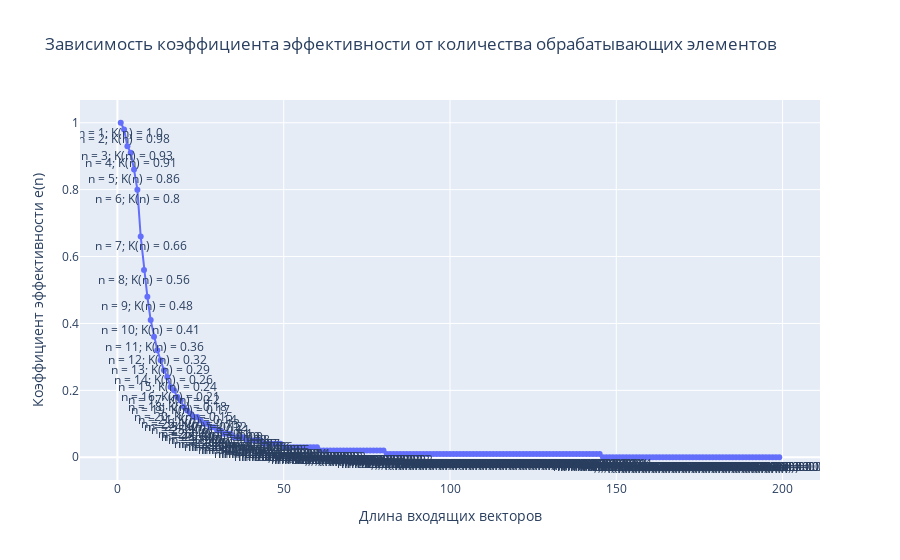

Notebook code cell kept with this figure:
### Code cell
# Efficency coefficient graphic (dependence on proceccing elems, based on 20 size num vector)
vector_size = 20
x_vector = []
y_vector = []
for i in range(1, 200):
    vector_1 = [random.randint(0, 63) for _ in range(vector_size)]
    vector_2 = [random.randint(0, 63) for _ in range(vector_size)]
    seq_pipeline = ArithmeticPipeline(vector_1, vector_2, 1, 6)
    par_pipeline = ArithmeticPipeline(vector_1, vector_2, i, 6)
    while seq_pipeline.is_busy:
        seq_pipeline.tact()
    while par_pipeline.is_busy:
        par_pipeline.tact()
    x_vector.append(i)
    y_vector.append(round(seq_pipeline.status['tacts_done'] / 
                          (par_pipeline.status['tacts_done'] * i), 2))
fig = go.Figure()
fig.add_trace(
    go.Scatter(x=x_vector, y=y_vector, mode='lines+markers+text',
               text=[f'n = {n}; K(n) = {y}' for n, y in enumerate(y_vector, 1)],
               textposition='bottom center')
)
fig.update_layout(title_text='Зависимость коэффициента эффективности от количества обрабатывающих элементов')
fig.update_xaxes(title_text='Длина входящих векторов')
fig.update_yaxes(title_text='Коэффициент эффективности e(n)')
fig.show(width=1280, height=720, autosize=True)

### Figure 1 — Plotly figure (JSON) as saved in the notebook; plotly's stock layout.template omitted (floating-point values rounded to 4 significant figures; data arrays with more than 128 entries replaced by an {"elided": "..."} marker saying what was removed)
{"data": [{"mode": "lines+markers+text", "text": {"elided": "199 str values"}, "textposition": "bottom center", "type": "scatter", "x": {"elided": "199 int values"}, "y": {"elided": "199 float values"}}], "layout": {"title": {"text": "Зависимость коэффициента эффективности от количества обрабатывающих элементов"}, "xaxis": {"title": {"text": "Длина входящих векторов"}}, "yaxis": {"title": {"text": "Коэффициент эффективности e(n)"}}}}
